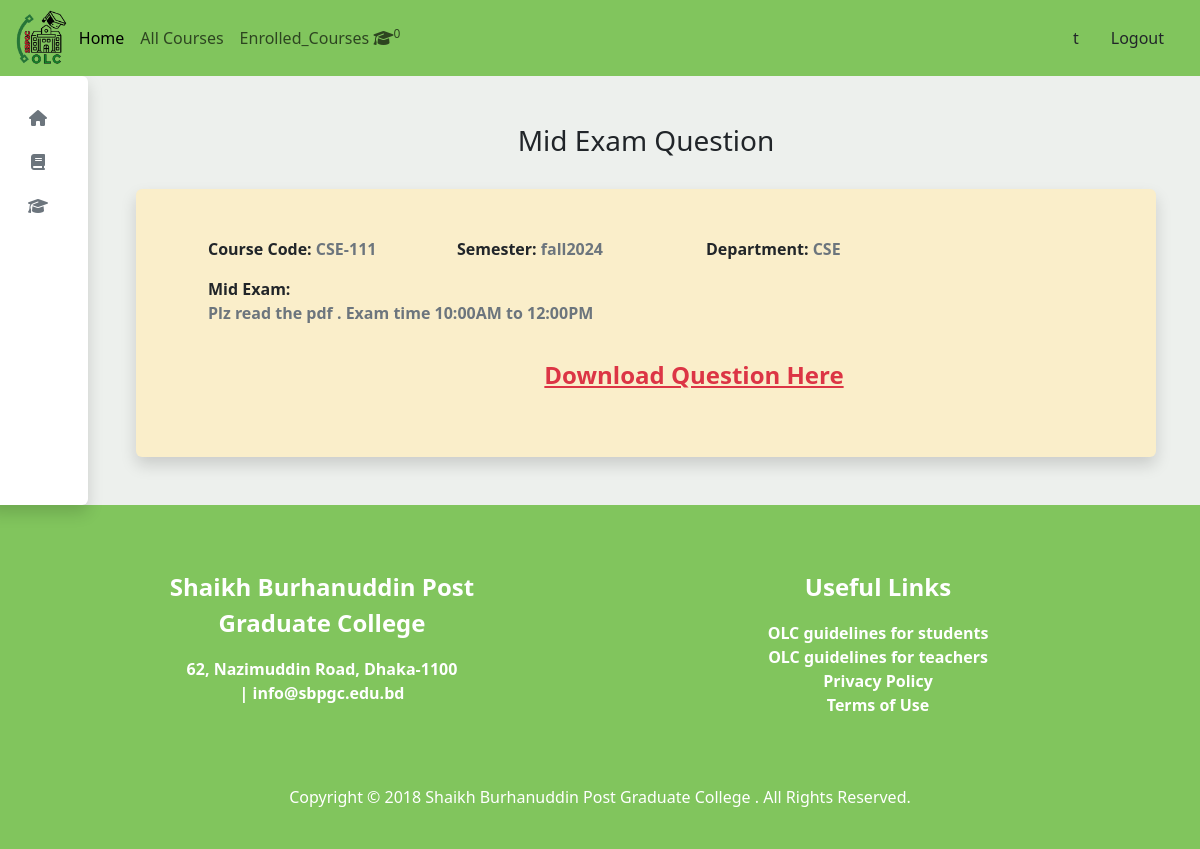
/student/mid_exam.php?course_code=CSE-111 (signed in), run on the app's committed database.
### tables this page shows
CREATE TABLE `exam_question` (
  `id` int(11) NOT NULL,
  `course_code` varchar(100) DEFAULT NULL,
  `department` varchar(100) DEFAULT NULL,
  `mid_question` varchar(255) DEFAULT NULL,
  `mid_pdf` varchar(255) DEFAULT NULL,
  `final_pdf` varchar(255) DEFAULT NULL,
  `final_question` varchar(255) DEFAULT NULL,
  `semester` varchar(50) DEFAULT NULL
);

### student/mid_exam.php (the view, shortened to what this page needs)
<?php
    global $con;
        $department=$_SESSION['student_department'];
        $course_code=$_GET['course_code'];
    $select_query = "SELECT * FROM exam_question WHERE  course_code='$course_code'  AND department='$department' ";
    $runquery = mysqli_query($con, $select_query);
    $num_rows=mysqli_num_rows($runquery);
    if($num_rows>0)
    {
        $row = mysqli_fetch_assoc($runquery);
        $semester=$row['semester'];
        $mid_question=$row['mid_question'];
    }
    else{
        header("Location: index.php");
        exit;
       }
?>
<!DOCTYPE html>
<html>
<head>
    <?php   include('partials/css_link.php'); ?>
</head>
<body>
<div class="container-fluid p-0 " >
<?php   include('partials/navbar.php'); ?>
    <div class="row " style="background-color: #edf0ed;" >
       <?php   include('partials/sidebar.php'); ?>
        <div class="col-md-10  m-5 main ">
        <h3 class="text-monospace text-center">Mid Exam Question</h3><br>
            <div class="row rounded shadow" style="background-color: #faeeca;">
                <div class="col-md-12 m-5 row">
                        <div class="form-group col-md-3">
                                <label for="course_code" class="fw-bold ">Course Code:</label>
                                <strong class="text-secondary"><?php echo $course_code ?></strong>
                        </div>
                        <div class="form-group col-md-3">
                                <label for="course_code" class="fw-bold ">Semester:</label>
                                <strong class="text-secondary"><?php echo $semester ?></strong>
                        </div>
                        <div class="form-group col-md-3">
                                <label for="course_code" class="fw-bold ">Department:</label>
                                <strong class="text-secondary"><?php echo $department ?></strong>
                        </div>
                        <div class="col-md-6 my-3">
                           <label for="course_code" class="fw-bold ">Mid Exam:</label><br>
                            <strong class="text-secondary"><?php echo $mid_question ?></strong>
                        </div>
                        <div class="col-md-12 my-3 text-center">
                           <a href="../admin/uploads/exam_question/<?php echo $row['mid_pdf']; ?>" download class="fw-bold text-danger fs-4">Download Question Here</a><br>
                        </div>
                </div>
            </div>
        </div>
    </div>
        <?php
            include "./partials/footer.php";
        ?>
</div>
</body>
</html>

### student/partials/css_link.php (style rules this page uses)
body { overflow-x:hidden ; }

### student/partials/sidebar.php (style rules this page uses)
body { display: flex; }

### data on the page
exam_question: semester "fall2024", mid_question "Plz read the pdf . Exam time 10:00AM to 12:00PM"

### other printed values
$num_rows "0"
$_SESSION['student_username'] "t"
$course_code "CSE-111"
$department "CSE"
